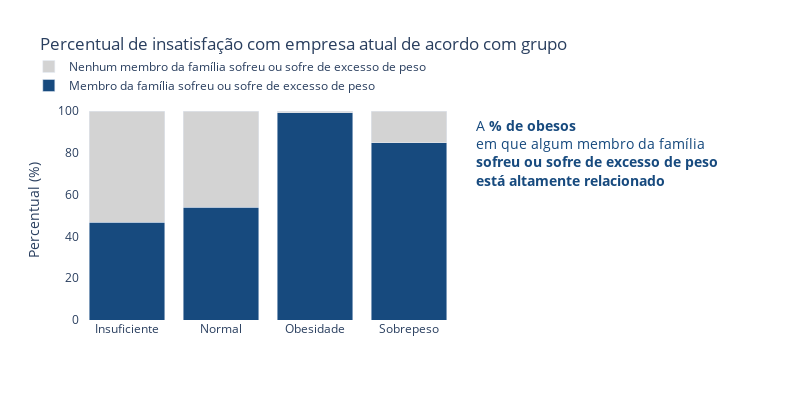

Notebook source saved alongside this figure:
### Markdown cell above
Para diversificar as ferramentas de análise, tomei a liberdade de utilizar *Plotly* para esse caso expecífico.

*Plotly* é uma poderosa biblioteca de visualização de dados em Python que permite criar gráficos interativos e visualmente atraentes, facilitando a análise e a comunicação de informações complexas de maneira eficaz e envolvente. Integra-se facilmente com ferramentas populares de Business Intelligence (BI), como Dash ou Streamlit por exemplo, permitindo a criação de dashboards personalizados que ajudam na tomada de decisões estratégicas. Sempre bom tê-lo em sua "caixa de ferramenta".

### Code cell
df_analise1 = 100* pd.crosstab(index=df_obesity['categoria_obesity'],
            columns=df_obesity['family_history_with_overweight'],          
            normalize='index').round(4)

grupo = list(df_analise1.index.values)

fig = go.Figure()
fig.add_trace(go.Bar(
    x=grupo,
    orientation='v',
    y=df_analise1.loc[:, 'sim'] ,
    name="Membro da família sofreu ou sofre de excesso de peso",
    marker_color=BLUE1,
))
fig.add_trace(go.Bar(
    x=grupo,
    orientation='v',
    y=df_analise1.loc[:, 'nao'] ,
    name="Nenhum membro da família sofreu ou sofre de excesso de peso",
    marker_color='lightgray',
))

fig.update_layout(title="Percentual de insatisfação com empresa atual de acordo com grupo",
                width=800, height=400, barmode='stack',
                plot_bgcolor='rgba(0,0,0,0)',                
                legend=dict(orientation="h",
                            yanchor="bottom",
                            y=1,
                            xanchor="left",
                            x=-0.08))
                 
fig.update_yaxes(title="Percentual (%)")

fig.add_annotation(x=5, y=80,
    text="A <b>% de obesos</b><br>em que algum membro da família<br><b>sofreu ou sofre de excesso de peso<br><b>está altamente relacionado",
            showarrow=False,
            font=dict(size=14, color=BLUE1),align='left' )

### Figure 1 — Plotly figure (JSON) as saved in the notebook; plotly's stock layout.template omitted (floating-point values rounded to 4 significant figures)
{"data": [{"marker": {"color": "#174A7E"}, "name": "Membro da família sofreu ou sofre de excesso de peso", "orientation": "v", "type": "bar", "x": ["Insuficiente", "Normal", "Obesidade", "Sobrepeso"], "y": [46.82, 53.9, 99.18, 84.83]}, {"marker": {"color": "lightgray"}, "name": "Nenhum membro da família sofreu ou sofre de excesso de peso", "orientation": "v", "type": "bar", "x": ["Insuficiente", "Normal", "Obesidade", "Sobrepeso"], "y": [53.18, 46.1, 0.82, 15.17]}], "layout": {"annotations": [{"align": "left", "font": {"color": "#174A7E", "size": 14}, "showarrow": false, "text": "A <b>% de obesos</b><br>em que algum membro da família<br><b>sofreu ou sofre de excesso de peso<br><b>está altamente relacionado", "x": 5, "y": 80}], "barmode": "stack", "height": 400, "legend": {"orientation": "h", "x": -0.08, "xanchor": "left", "y": 1, "yanchor": "bottom"}, "plot_bgcolor": "rgba(0,0,0,0)", "title": {"text": "Percentual de insatisfação com empresa atual de acordo com grupo"}, "width": 800, "yaxis": {"title": {"text": "Percentual (%)"}}}}
